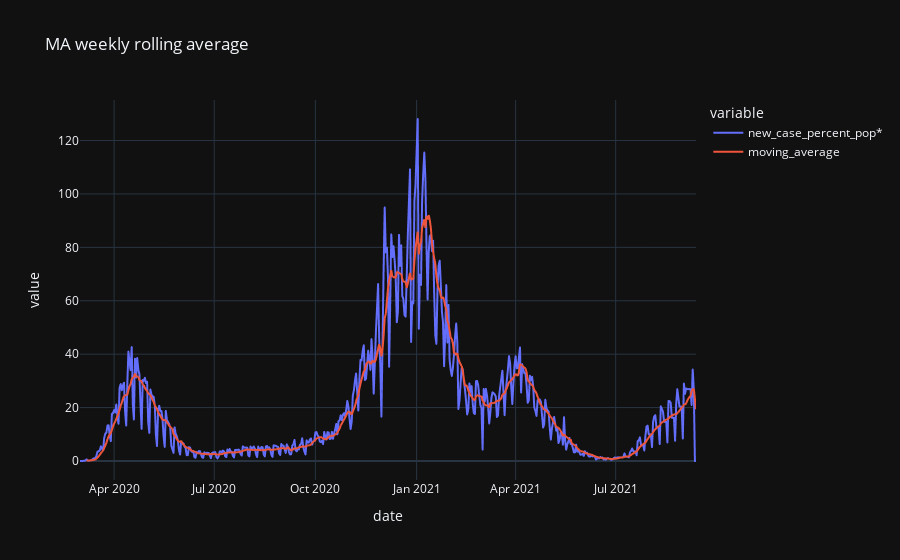
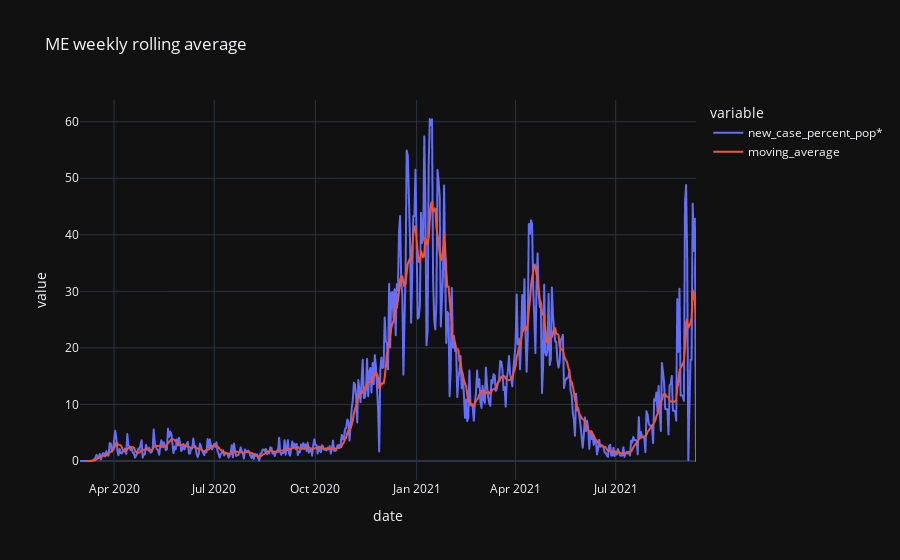
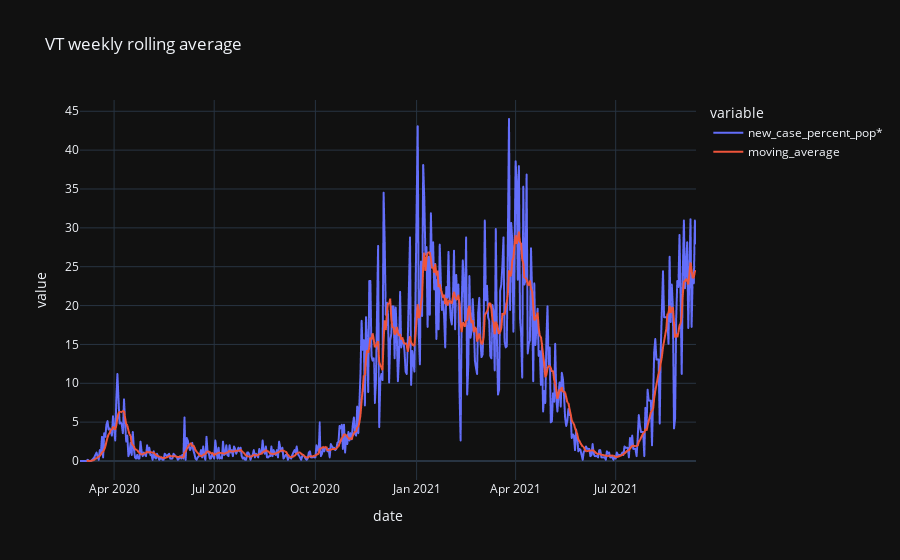
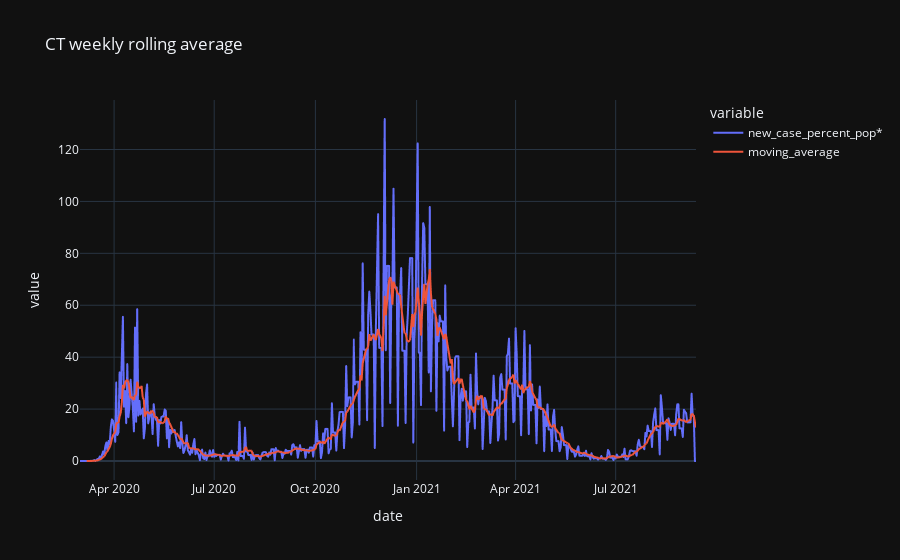

Notebook cell for these charts, in order:
### Code cell
import plotly.express as px
for i in df['state_id'].unique():
    subset = df[df['state_id'] == i]
    subset.loc[:,'moving_average'] = subset['new_case_percent_pop*'].rolling(7).mean()
    fig = px.line(subset, x="date", y=["new_case_percent_pop*","moving_average"], title = (i + ' weekly rolling average'), template = 'plotly_dark')
    fig.show()

### Figure 1 — Plotly figure (JSON) as saved in the notebook; plotly's stock layout.template omitted (floating-point values rounded to 4 significant figures; data arrays with more than 128 entries replaced by an {"elided": "..."} marker saying what was removed)
{"data": [{"hovertemplate": "variable=new_case_percent_pop*<br>date=%{x}<br>value=%{y}<extra></extra>", "legendgroup": "new_case_percent_pop*", "line": {"color": "#636efa", "dash": "solid"}, "marker": {"symbol": "circle"}, "mode": "lines", "name": "new_case_percent_pop*", "showlegend": true, "type": "scattergl", "x": {"elided": "556 str values"}, "xaxis": "x", "y": {"elided": "556 float values"}, "yaxis": "y"}, {"hovertemplate": "variable=moving_average<br>date=%{x}<br>value=%{y}<extra></extra>", "legendgroup": "moving_average", "line": {"color": "#EF553B", "dash": "solid"}, "marker": {"symbol": "circle"}, "mode": "lines", "name": "moving_average", "showlegend": true, "type": "scattergl", "x": {"elided": "556 str values"}, "xaxis": "x", "y": {"elided": "556 float values"}, "yaxis": "y"}], "layout": {"legend": {"title": {"text": "variable"}, "tracegroupgap": 0}, "title": {"text": "MA weekly rolling average"}, "xaxis": {"anchor": "y", "domain": [0, 1], "title": {"text": "date"}}, "yaxis": {"anchor": "x", "domain": [0, 1], "title": {"text": "value"}}}}

### Figure 2 — Plotly figure (JSON) as saved in the notebook; plotly's stock layout.template omitted (floating-point values rounded to 4 significant figures; data arrays with more than 128 entries replaced by an {"elided": "..."} marker saying what was removed)
{"data": [{"hovertemplate": "variable=new_case_percent_pop*<br>date=%{x}<br>value=%{y}<extra></extra>", "legendgroup": "new_case_percent_pop*", "line": {"color": "#636efa", "dash": "solid"}, "marker": {"symbol": "circle"}, "mode": "lines", "name": "new_case_percent_pop*", "showlegend": true, "type": "scattergl", "x": {"elided": "556 str values"}, "xaxis": "x", "y": {"elided": "556 float values"}, "yaxis": "y"}, {"hovertemplate": "variable=moving_average<br>date=%{x}<br>value=%{y}<extra></extra>", "legendgroup": "moving_average", "line": {"color": "#EF553B", "dash": "solid"}, "marker": {"symbol": "circle"}, "mode": "lines", "name": "moving_average", "showlegend": true, "type": "scattergl", "x": {"elided": "556 str values"}, "xaxis": "x", "y": {"elided": "556 float values"}, "yaxis": "y"}], "layout": {"legend": {"title": {"text": "variable"}, "tracegroupgap": 0}, "title": {"text": "ME weekly rolling average"}, "xaxis": {"anchor": "y", "domain": [0, 1], "title": {"text": "date"}}, "yaxis": {"anchor": "x", "domain": [0, 1], "title": {"text": "value"}}}}

### Figure 3 — Plotly figure (JSON) as saved in the notebook; plotly's stock layout.template omitted (floating-point values rounded to 4 significant figures; data arrays with more than 128 entries replaced by an {"elided": "..."} marker saying what was removed)
{"data": [{"hovertemplate": "variable=new_case_percent_pop*<br>date=%{x}<br>value=%{y}<extra></extra>", "legendgroup": "new_case_percent_pop*", "line": {"color": "#636efa", "dash": "solid"}, "marker": {"symbol": "circle"}, "mode": "lines", "name": "new_case_percent_pop*", "showlegend": true, "type": "scattergl", "x": {"elided": "556 str values"}, "xaxis": "x", "y": {"elided": "556 float values"}, "yaxis": "y"}, {"hovertemplate": "variable=moving_average<br>date=%{x}<br>value=%{y}<extra></extra>", "legendgroup": "moving_average", "line": {"color": "#EF553B", "dash": "solid"}, "marker": {"symbol": "circle"}, "mode": "lines", "name": "moving_average", "showlegend": true, "type": "scattergl", "x": {"elided": "556 str values"}, "xaxis": "x", "y": {"elided": "556 float values"}, "yaxis": "y"}], "layout": {"legend": {"title": {"text": "variable"}, "tracegroupgap": 0}, "title": {"text": "VT weekly rolling average"}, "xaxis": {"anchor": "y", "domain": [0, 1], "title": {"text": "date"}}, "yaxis": {"anchor": "x", "domain": [0, 1], "title": {"text": "value"}}}}

### Figure 4 — Plotly figure (JSON) as saved in the notebook; plotly's stock layout.template omitted (floating-point values rounded to 4 significant figures; data arrays with more than 128 entries replaced by an {"elided": "..."} marker saying what was removed)
{"data": [{"hovertemplate": "variable=new_case_percent_pop*<br>date=%{x}<br>value=%{y}<extra></extra>", "legendgroup": "new_case_percent_pop*", "line": {"color": "#636efa", "dash": "solid"}, "marker": {"symbol": "circle"}, "mode": "lines", "name": "new_case_percent_pop*", "showlegend": true, "type": "scattergl", "x": {"elided": "556 str values"}, "xaxis": "x", "y": {"elided": "556 float values"}, "yaxis": "y"}, {"hovertemplate": "variable=moving_average<br>date=%{x}<br>value=%{y}<extra></extra>", "legendgroup": "moving_average", "line": {"color": "#EF553B", "dash": "solid"}, "marker": {"symbol": "circle"}, "mode": "lines", "name": "moving_average", "showlegend": true, "type": "scattergl", "x": {"elided": "556 str values"}, "xaxis": "x", "y": {"elided": "556 float values"}, "yaxis": "y"}], "layout": {"legend": {"title": {"text": "variable"}, "tracegroupgap": 0}, "title": {"text": "CT weekly rolling average"}, "xaxis": {"anchor": "y", "domain": [0, 1], "title": {"text": "date"}}, "yaxis": {"anchor": "x", "domain": [0, 1], "title": {"text": "value"}}}}
